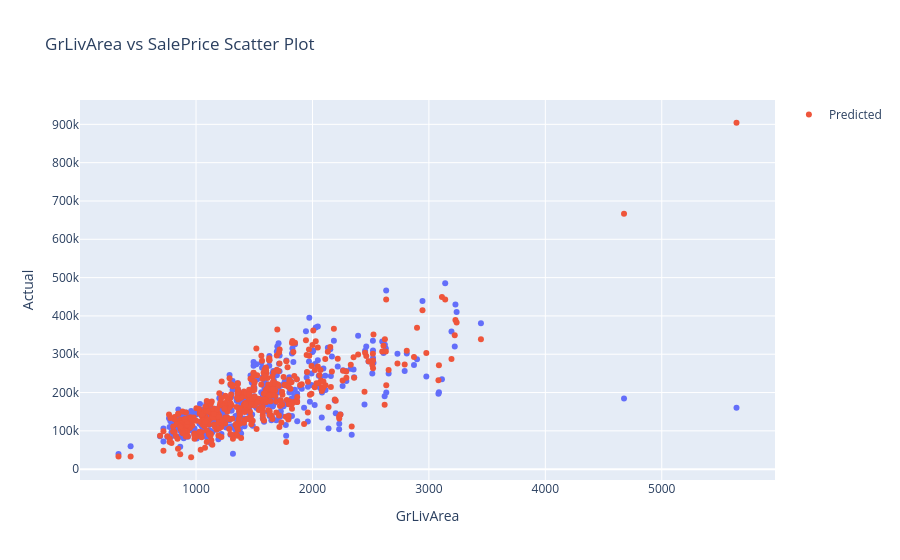

Notebook cell for this chart:
### Markdown cell above
### Visualizing predictions and true values over GrLivArea

### Code cell
df = X_test_r.copy()
df["predicted"] = y_pred_r
df["actual"] = y_test_r

fig = px.scatter(df, x='GrLivArea', y='actual', title='GrLivArea vs SalePrice Scatter Plot', labels={"actual": "Actual"})
fig.add_scatter(x=df['GrLivArea'], y=df['predicted'], mode='markers', name="Predicted")
fig.show()

### Figure 1 — Plotly figure (JSON) as saved in the notebook; plotly's stock layout.template omitted (floating-point values rounded to 4 significant figures; data arrays with more than 128 entries replaced by an {"elided": "..."} marker saying what was removed)
{"data": [{"hovertemplate": "GrLivArea=%{x}<br>Actual=%{y}<extra></extra>", "legendgroup": "", "marker": {"color": "#636efa", "symbol": "circle"}, "mode": "markers", "name": "", "orientation": "v", "showlegend": false, "type": "scatter", "x": {"elided": "438 int values"}, "xaxis": "x", "y": {"elided": "438 int values"}, "yaxis": "y"}, {"mode": "markers", "name": "Predicted", "type": "scatter", "x": {"elided": "438 int values"}, "y": {"elided": "438 float values"}}], "layout": {"legend": {"tracegroupgap": 0}, "title": {"text": "GrLivArea vs SalePrice Scatter Plot"}, "xaxis": {"anchor": "y", "domain": [0, 1], "title": {"text": "GrLivArea"}}, "yaxis": {"anchor": "x", "domain": [0, 1], "title": {"text": "Actual"}}}}
